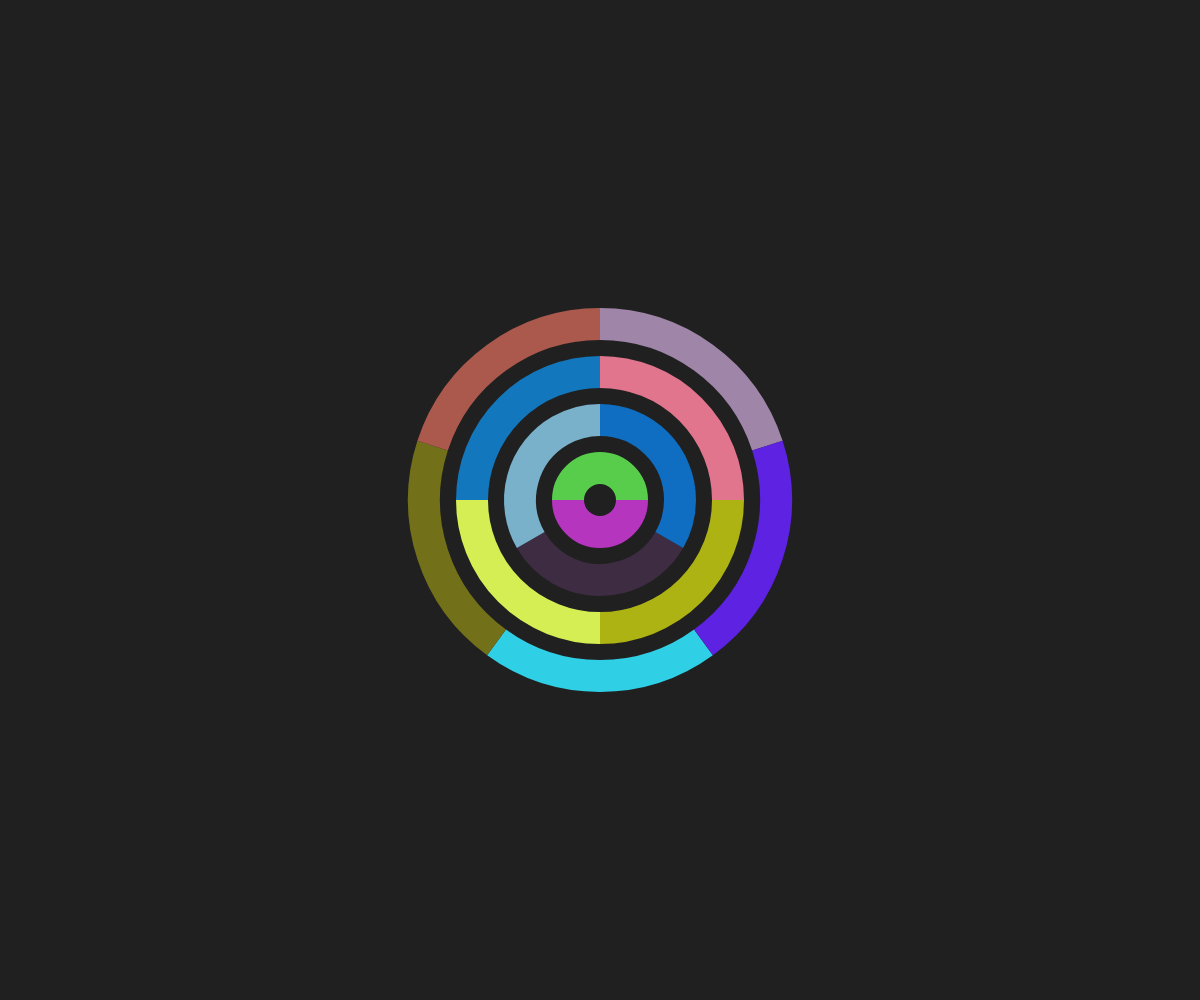
Frame 1 (no input)
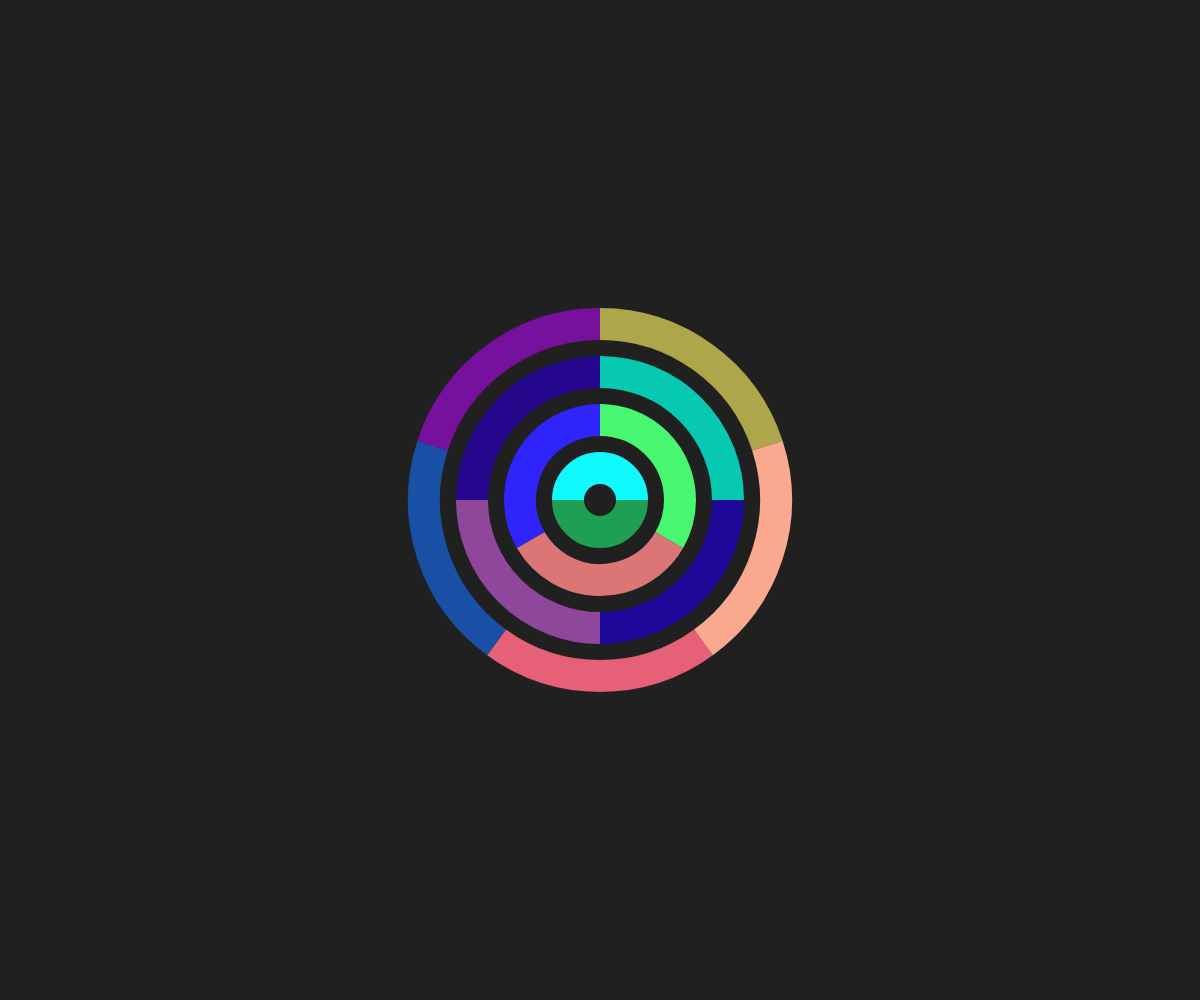
Frame 2 (the mouse pressed at the canvas centre, redrawn once)

The p5.js sketch that drew these frames (run headless with seeded random() and noise() and a simulated clock; the mouse was pressed at the canvas centre and the sketch redrawn once):

// p5.js sketch
// ── sketch.js
// https://editor.p5js.org/jht9629-nyu/sketches/YlrsaxftE
// https://editor.p5js.org/KevinWorkman/sketches/T_x83Y_HU
// Arcs -KevinWorkman

function setup() {
  createCanvas(windowWidth, windowHeight);

  strokeWeight(32);
  strokeCap(SQUARE);
  noFill();
  
  noLoop();
}

function draw() {
  background(32);
  let x = width/2;
  let y = height/2;
  
  stroke(random(255), random(255), random(255));
  arc(x, y, 64, 64, 0, PI);
  stroke(random(255), random(255), random(255));
  arc(x, y, 64, 64, PI, 0);
  
  stroke(random(255), random(255), random(255));
  arc(x, y, 160, 160, PI / 6, PI * 5 / 6);
  stroke(random(255), random(255), random(255));
  arc(x, y, 160, 160, PI * 5 / 6, PI * 3 / 2);
  stroke(random(255), random(255), random(255));
  arc(x, y, 160, 160, PI * 3 / 2, PI / 6);
  
  stroke(random(255), random(255), random(255));
  arc(x, y, 256, 256, 0, PI / 2);
  stroke(random(255), random(255), random(255));
  arc(x, y, 256, 256, PI / 2, PI);
  stroke(random(255), random(255), random(255));
  arc(x, y, 256, 256, PI, PI * 3 / 2);
  stroke(random(255), random(255), random(255));
  arc(x, y, 256, 256, PI * 3 / 2, 0);
  
  stroke(random(255), random(255), random(255));
  arc(x, y, 352, 352, PI * 3 / 10, PI * 7 / 10);
  stroke(random(255), random(255), random(255));
  arc(x, y, 352, 352, PI * 7 / 10, PI * 11 / 10);
  stroke(random(255), random(255), random(255));
  arc(x, y, 352, 352, PI * 11 / 10, PI * 3 / 2);
  stroke(random(255), random(255), random(255));
  arc(x, y, 352, 352, PI * 3 / 2, PI * 19 / 10)
  stroke(random(255), random(255), random(255));
  arc(x, y, 352, 352, PI * 19 / 10, PI * 3 / 10)
}
